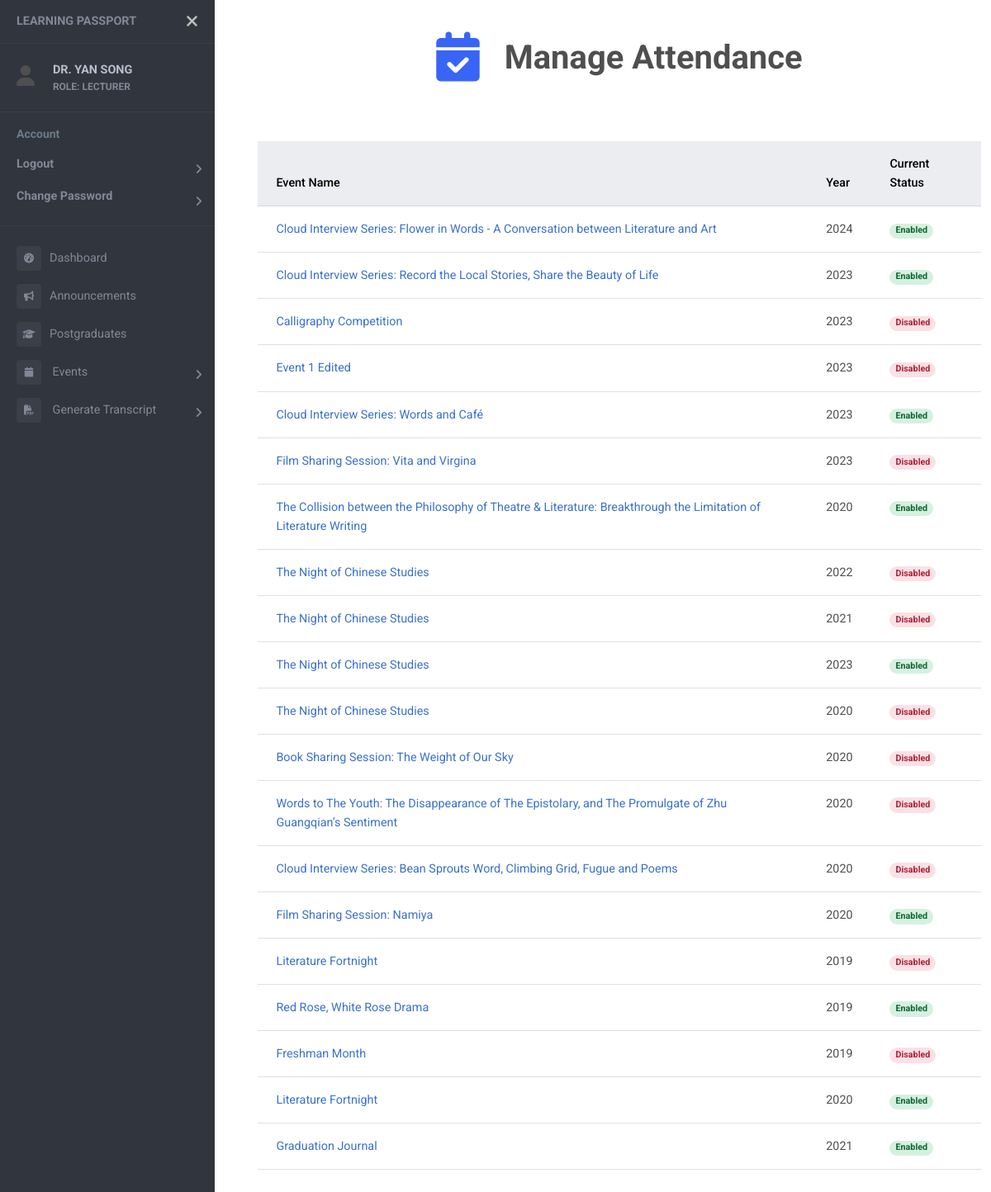
Page /events/attendance (signed in) on the committed database.
### users/models.py (models this page shows)
class User(AbstractUser):
    objects = UserManager()
    email = models.EmailField('email adress', unique=True)
    USERNAME_FIELD = 'email'
    REQUIRED_FIELDS = []
    first_name = None
    last_name = None
    username = None
    full_name = models.CharField(max_length=50, null=True)
    name_chi = models.CharField(max_length=50, null=True)
    password = models.CharField(max_length=128)
    last_login = models.DateTimeField(auto_now=True)
    ROLES = (
        ("SUPER ADMIN", "SUPER ADMIN"),
        ("ADMIN", "ADMIN"),
        ("HEAD OF DEPARTMENT", "HEAD OF DEPARTMENT"),
        ("LECTURER", "LECTURER"),
        ("STUDENT", "STUDENT"),
    )
    role = models.CharField(max_length=20, choices=ROLES, default="STUDENT")
    is_active = models.BooleanField(default=True)
    contact = models.CharField(max_length=20, null=True)
    address = models.CharField(max_length=100, null=True)
    date_inactive = models.DateField(null=True)

### events/models.py (models this page shows)
class Events(models.Model):
    c_name = models.CharField(max_length=50, null=True)
    e_name = models.CharField(max_length=50)
    TYPE = (
        (1, 'Seminar/Talk'),
        (2, 'Conference'),
        (3, 'Proposal Defense'),
        (4, 'Candidature Defense'),
        (5, 'Welcome Week/Month'),
        (6, 'Chinese Studies Night'),
        (7, 'Workshop'),
        (8, 'Others'),
    )
    type = models.SmallIntegerField(choices=TYPE, null=True)
    start = models.DateTimeField(null=True)
    end = models.DateTimeField(null=True)
    year = models.IntegerField()
    venue = models.CharField(max_length=100, null=True)
    desc = models.CharField(max_length=200, null=True)
    internal = models.BooleanField()
    speaker = models.CharField(max_length=50, null=True)
    attendance = models.BooleanField(null=True)
    enable_attendance = models.BooleanField(null=True)
    file = models.FileField(upload_to='event_com/', null=True)
    filename = models.CharField(max_length=100, null=True)
    file_by = models.ForeignKey(Student, on_delete=models.SET_NULL, null=True)
    status = models.BooleanField(null=True)
    poster = models.FileField(upload_to='event_poster/', null=True)

### events/views.py (the view, shortened to what this page needs)
# urls.py: path('events/attendance', views.takeAttendanceView, name="attendance"),
@login_required
def takeAttendanceView (request):
    if request.user.role in 'STUDENT':
        events = list()
        student = Student.objects.get(user=request.user.id)
        parts = Event_Participants.objects.filter(student=student, registered=1)
        reg_events = list()
        for part in parts:
            start_time = part.event.start if part.event.start else None
            end_time = part.event.end if part.event.end else None
            print("Start: ", start_time)
            print("End: ", end_time)
            print("Now: ", current_time)
            if part.event.enable_attendance==1:
                events.append(part)
            elif start_time and end_time :
                if start_time.replace(tzinfo=None) <= current_time.replace(tzinfo=None) <= end_time.replace(tzinfo=None) and part.event.attendance==1:
                    events.append(part)
                else:
                    reg_events.append(part)
            else:
                    reg_events.append(part)
        print(events)
        context = {
            "events": events,
            "reg_events": reg_events,
            "page_name": "Registered Event",
            "icon": "fa-solid fa-calendar-check fa-xl"
        }
    elif request.user.role in 'SUPER ADMIN LECTURER HEAD OF DEPARTMENT':
        all_event = Events.objects.order_by("-start")
        att_event = list()
        for event in all_event:
            start = event.start if event.start else None
            end = event.end if event.end else None
            if event.enable_attendance == 1:
                att_event.append(event)
            elif start and end and event.attendance==1:
                if start <= current_time <= end:
                    print("Start: ", start)
                    print("End: ", end)
                    print("Current: ", current_time)
                    att_event.append(event)
        context = {
            "all_event": all_event,
            "att_event": att_event,
            "page_name": "Manage Attendance",
            "icon": "fa-solid fa-calendar-check fa-xl"
        }
    return render (request, "attendance.html", context)

### templates/attendance.html (shortened to what this page needs)
<!DOCTYPE html>
{% extends "sidebar.html" %}
{% block content %}
{% load static %}
<head>
  <link rel="stylesheet" href="{% static 'css/event_list.css' %}">
</head>
<br />
<div class="container container-fluid">
{% if request.user.role in 'STUDENT' %}
{% for part in events %}
<br />
<div class="card">
  <a href="{% url 'event-detail' part.event.id %}">
    <div class="card-header">
      <strong>{% if part.event.c_name %}{{part.event.c_name}} <br> {% endif %} {{part.event.e_name}}</strong>
    </div>
  </a>
  <div class="card-body">
    Date: {{part.event.start.date}} <br />
    Venue: {{part.event.venue}}
  </div>
  {% if part.attendance != 1 %}
  <form method="POST">
    {% csrf_token %}
    <div class="card-footer">
      <input id="event_id" name="event_id" value="{{part.event.id}}" hidden />
      <button type="submit" class="btn btn-primary" name="attendance"
        onclick='return confirm("Confirm to take attendance for {{part.event.e_name}}?")'>
        Take Attendance
      </button>
    </div>
  </form>
  {% elif part.attendance == 1 %}
  <div class="card-footer">
    <input id="event_id" name="event_id" value="{{part.event.id}}" hidden />
    <button type="button" class="btn btn-primary" name="attendance" disabled>
      Attendance Submitted
    </button>
  </div>
  {% endif %}
</div>
{% endfor %}
{% for part in reg_events %}
<br />
<div class="card">
  <a href="{% url 'event-detail' part.event.id %}">
    <div class="card-header">
      <strong>{% if part.event.c_name %}{{part.event.c_name}}<br>{% endif %} {{part.event.e_name}}</strong>
    </div>
  </a>
  <div class="card-body">
    Date: {{part.event.start.date}} <br />
    Venue: {{part.event.venue}}
  </div>
  <div class="card-footer">
    {% if part.attendance == 1 %}
    <button type="button" class="btn btn-primary" name="attendance" disabled>
      Attendance Submitted
    </button>
    {% else %}
    {% if part.event.attendance == 1 %}
    <button type="button" class="btn btn-primary" name="attendance" disabled>
      Take Attendance
    </button>
    {% else %}
    <button type="button" class="btn btn-primary" name="attendance" disabled>
      Attendance Disabled
    </button>
    {% endif %}
    {% endif %}
  </div>
</div>
{% endfor %}
</div>
<br>
{% elif request.user.role in 'SUPER ADMIN LECTURER HEAD OF DEPARTMENT' %}
<form method="POST">
  <table class="table table-responsive">
    <thead class="table-secondary">
      <tr>
        <th>Event Name</th>
        <th>Year</th>
        <th>Current Status</th>
      </tr>
    </thead>
    <tbody>
      {% for event in all_event %}
      <tr>
        <td><a href="{% url 'admin-attendance' event.id %}">{{event.e_name}}</a></td>
        <td>{{event.year}}</td>
        <td>
          {% if event in att_event %}
          <span class="badge rounded-pill badge-success">Enabled</span>
          {% else %}
          <span class="badge rounded-pill badge-danger">Disabled</span>
          {% endif %}
        </td>
      </tr>
      {% endfor %}
    </tbody>
  </table>
  <br>
</form>
{% endif %}
{% endblock %}

### templates/sidebar.html (shortened to what this page needs)
<!DOCTYPE html>
<html>
<head>
    {% load static %}
    <link rel="stylesheet" href="https://cdnjs.cloudflare.com/ajax/libs/font-awesome/6.4.2/css/all.min.css">
    <link rel="stylesheet" href="{% static 'css/event_list.css' %}">
    <link href="https://cdnjs.cloudflare.com/ajax/libs/mdb-ui-kit/6.4.1/mdb.min.css" rel="stylesheet" />
    <link href="https://fonts.cdnfonts.com/css/mona-sans" rel="stylesheet">
    <link rel="stylesheet" href="{% static 'css/sidebar.css' %}">
</head>
<body>
    <div id="pageWrapper" class="page-wrapper chiller-theme">
        <nav id="sidebar" class="sidebar-wrapper">
            <div class="sidebar-content">
                <div class="sidebar-brand">
                    <a href="#">Learning Passport</a>
                    <div id="close-sidebar">
                        <i class="fas fa-times"></i>
                    </div>
                </div>
                {% if request.user.is_authenticated %}
                    <div class="sidebar-header">
                        <div style="display: flex; vertical-align: middle; align-items: center;">
                            <div>
                                <i class="fa fa-user" style="font-size:25px"></i>
                            </div>
                            <div class="user-info">
                                <span class="user-name">
                                    <strong>{{ request.user.full_name }}</strong>
                                </span>
                                <span class="user-role">
                                    <strong>ROLE: {{ request.user.get_role_display }}</strong>
                                </span>
                            </div>
                        </div>
                    </div>
                {% endif %}
                <div class="sidebar-menu">
                    <ul>
                        <li class="header-menu">
                            <span>Account</span>
                            <ul id="userAction">
                                {% if request.user.is_authenticated %}
                                    <li class="sidebar-dropdown">
                                        <a href="{% url 'logout' %}"><strong>Logout</strong></a>
                                    </li>
                                    <li class="sidebar-dropdown">
                                        <a href="{% url 'change-password' %}"><strong>Change Password</strong></a>
                                    </li>
                                    <hr>
                                {% else %}
                                    <li class="sidebar-dropdown">
                                        <a href="{% url 'login' %}"><strong>Login</strong></a>
                                    </li>
                                {% endif %}
                            </ul>
                        </li>
                        {% if request.user.is_authenticated %}
                            <li class="sidebar-item">
                                <a href="{% url 'dashboard' %}"><i class="fa-solid fa-tachometer-alt"></i>Dashboard</a>
                            </li>
                            <li class="sidebar-item">
                                <a href="{% url 'announcements' %}"><i class="fa-solid fa-bullhorn"></i>Announcements</a>
                            </li>
                            {% if not 'STUDENT' in request.user.role %}
                                <li class="sidebar-item">
                                    <a href="{% url 'postgrad' %}"><i class="fa-solid fa-graduation-cap"></i>Postgraduates</a>
                                </li>
                            {% endif %}
                            <li class="sidebar-dropdown">
                                <a href="#">
                                    <i class="fa fa-calendar"></i>
                                    <span>Events</span>
                                </a>
                            </li>
                            {% if request.user.role in "SUPER ADMIN LECTURER HEAD OF DEPARTMENT" %}
                            <li class="sidebar-dropdown">
                                <a href="#">
                                    <i class="fa-solid fa-file-pdf"></i></i>
                                    <span>Generate Transcript</span>
                                </a>
                            </li>
                            {% endif %}
                    </ul>
                    {% endif %}
                </div>
            </div>
        </nav>
        <main class="page-content">
            <br>
            {% if page_name or icon %}
            <div class="container-fluid header">
                <br>
                <h1><strong><center>
                    <i class="{{icon}}"></i>
                    {{page_name}}
                </center></strong></h1>
                <br><br>
            </div>
            {% endif %}
            <div class="container-fluid" style="overflow-x: auto;">
                {% block content %}{% endblock %}
            </div>
        </main>
    </div>
</body>
</html>

### rows in the picture
User: user.full_name "DR. YAN SONG", user.role "LECTURER"
Events: e_name "Cloud Interview Series: Flower in Words - A Conversation between Literature and Art", year "2024", shows "Enabled"
Events: e_name "Cloud Interview Series: Record the Local Stories, Share the Beauty of Life", year "2023", shows "Enabled"
Events: e_name "Calligraphy Competition", year "2023", shows "Disabled"
Events: e_name "Event 1 Edited", year "2023", shows "Disabled"
Events: e_name "Cloud Interview Series: Words and Café", year "2023", shows "Enabled"
Events: e_name "Film Sharing Session: Vita and Virgina", year "2023", shows "Disabled"
Events: e_name "The Collision between the Philosophy of Theatre & Literature: Breakthrough the Limitation of Literature Writing", year "2020", shows "Enabled"
Events: e_name "The Night of Chinese Studies", year "2022", shows "Disabled"
Events: e_name "The Night of Chinese Studies", year "2021", shows "Disabled"
Events: e_name "The Night of Chinese Studies", year "2023", shows "Enabled"
Events: e_name "The Night of Chinese Studies", year "2020", shows "Disabled"
Events: e_name "Book Sharing Session: The Weight of Our Sky", year "2020", shows "Disabled"
Events: e_name "Words to The Youth: The Disappearance of The Epistolary, and The Promulgate of Zhu Guangqian’s Sentiment", year "2020", shows "Disabled"
Events: e_name "Cloud Interview Series: Bean Sprouts Word, Climbing Grid, Fugue and Poems", year "2020", shows "Disabled"
Events: e_name "Film Sharing Session: Namiya", year "2020", shows "Enabled"
Events: e_name "Literature Fortnight", year "2019", shows "Disabled"
Events: e_name "Red Rose, White Rose Drama", year "2019", shows "Enabled"
Events: e_name "Freshman Month", year "2019", shows "Disabled"
Events: e_name "Literature Fortnight", year "2020", shows "Enabled"
Events: e_name "Graduation Journal", year "2021", shows "Enabled"

### other values in the picture
{{ page_name }} "Manage Attendance"
